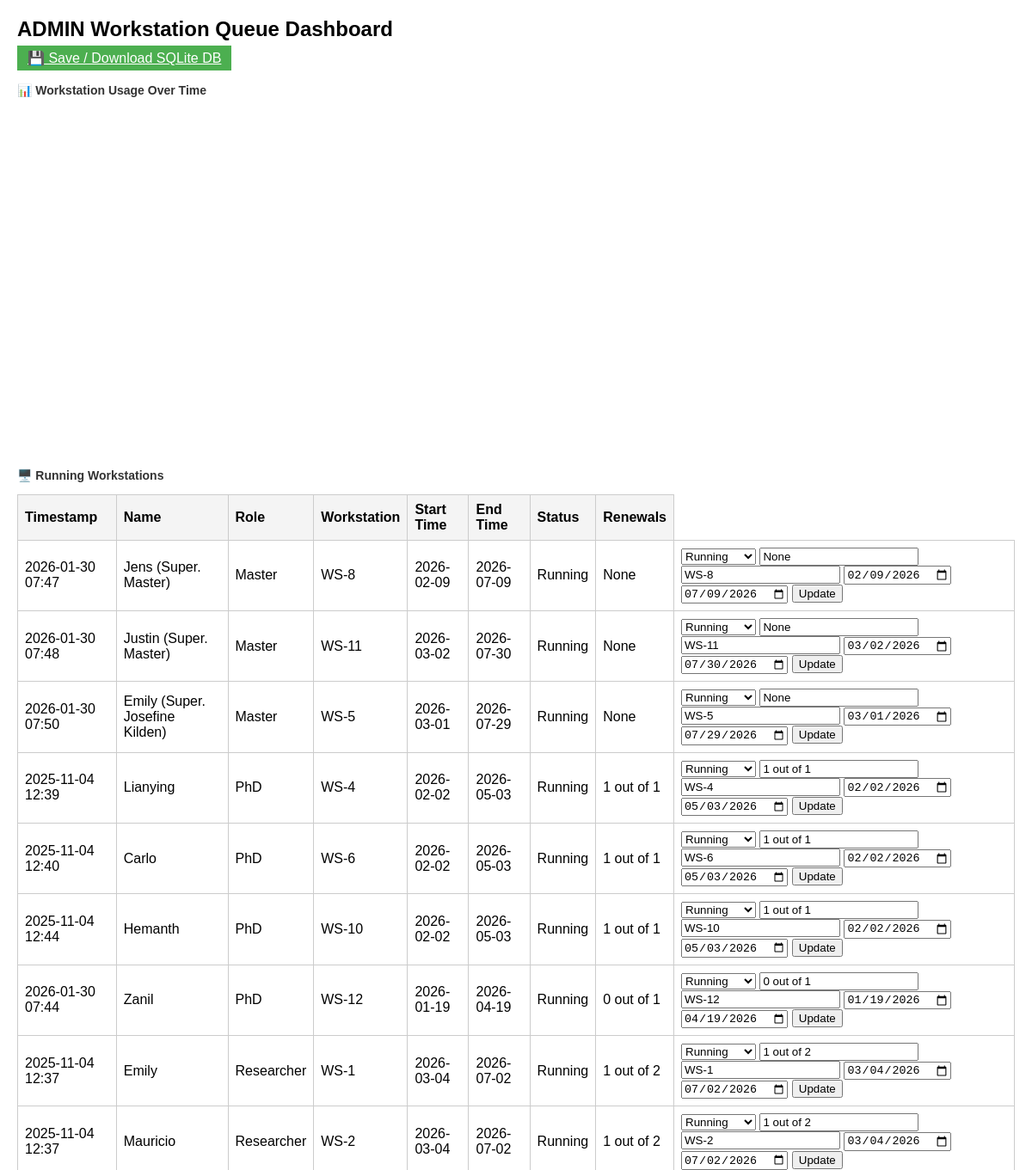
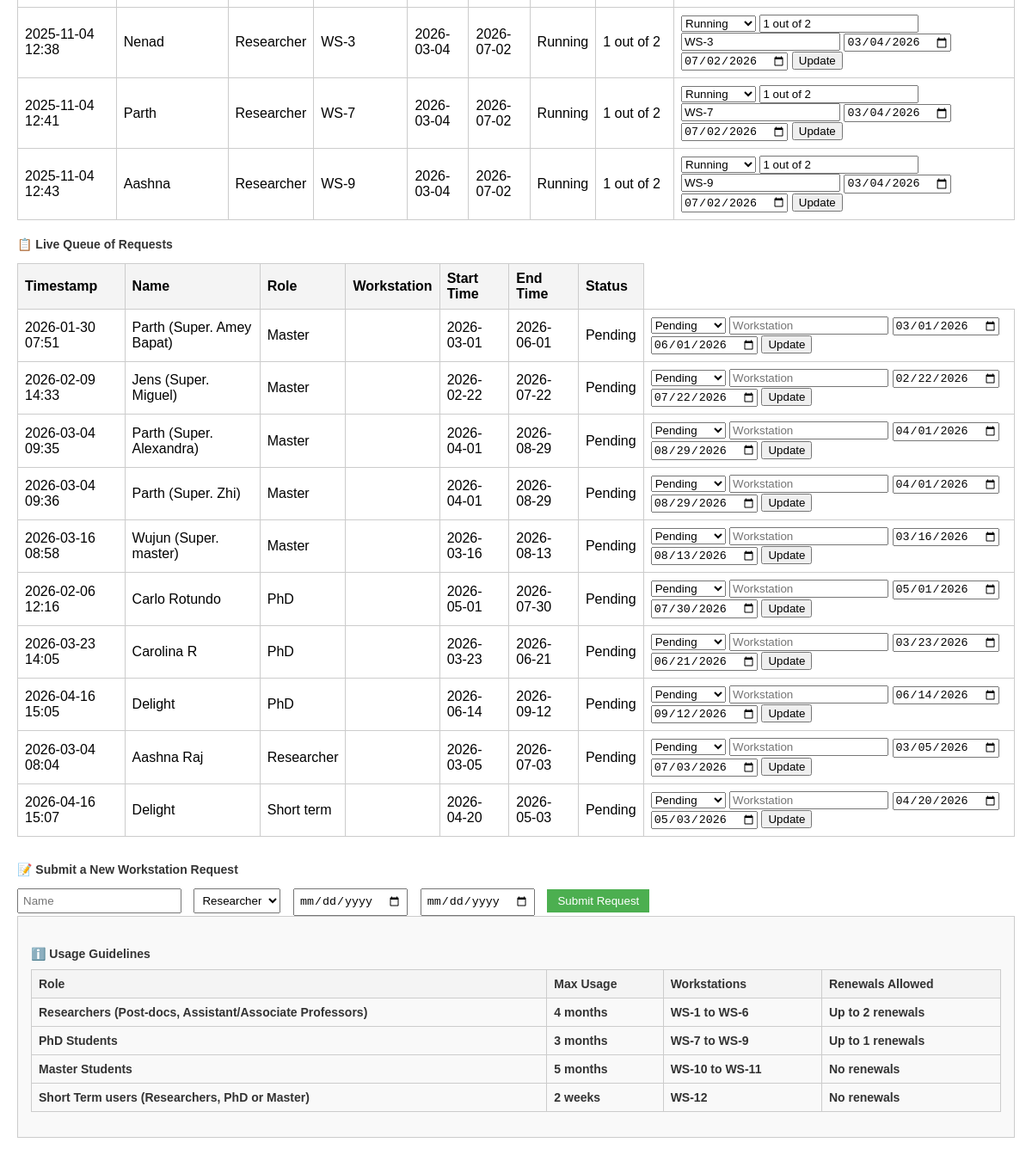
The page /admin (signed in) on the database its author committed (2 pictures, top to bottom).
### app.py (models this page shows)
class Request(db.Model):
    id = db.Column(db.Integer, primary_key=True)
    timestamp = db.Column(db.DateTime, default=datetime.utcnow)
    name = db.Column(db.String(100))
    role = db.Column(db.String(50))
    start_time = db.Column(db.String(50))
    end_time = db.Column(db.String(50))
    status = db.Column(db.String(50), default="Pending")
    workstation = db.Column(db.String(50))
    renewals = db.Column(db.Integer)

### app.py (the view)
@app.route('/admin')
@login_required
def admin_dashboard():
    print("Is user authenticated?", current_user.is_authenticated)
    print("Current user role:", current_user.role)
    if current_user.role != 'admin':
        return redirect(url_for('dashboard'))
    requests = Request.query.order_by(Request.timestamp.desc()).all()
    running_requests = (Request.query.filter_by(status='Running').order_by(Request.role.asc(),Request.timestamp.asc()).all())
    pending_requests = (Request.query.filter_by(status='Pending').order_by(Request.role.asc(),Request.timestamp.asc()).all())
    chart_data = []
    for req in requests:
        if req.status == 'Running':
            chart_data.append({
                "name": req.name or "",
                "workstation": req.workstation or "",
                "start": str(req.start_time),
                "end": str(req.end_time),
                "renewals": req.renewals or "",
                "color": "blue" if req.role == "PhD" else "orange" if req.role == "Master" else "green"
            })
    return render_template('admin_dashboard.html', requests=pending_requests , running_requests=running_requests,  chart_data=chart_data)

### app.py (called while the page is built)
@login_manager.user_loader
def load_user(user_id):
    return User.query.get(int(user_id))

### templates/admin_dashboard.html (shortened to what this page needs)
<!DOCTYPE html>
<html lang="en">
<head>
</head>
<body>
    <h1>ADMIN Workstation Queue Dashboard</h1>
    {% if current_user.is_authenticated and current_user.role == 'admin' %}
      <div style="margin: 10px 0;">
        <a class="submit-btn" href="{{ url_for('download_sqlite') }}">💾 Save / Download SQLite DB</a>
      </div>
    {% endif %}
    <h2>📊 Workstation Usage Over Time</h2>
    <div id="usageChart" style="width:100%;height:400px;"></div>
<h3>🖥️ Running Workstations</h3>
    <table>
        <tr><th>Timestamp</th><th>Name</th><th>Role</th><th>Workstation</th><th>Start Time</th><th>End Time</th><th>Status</th><th>Renewals</th></tr>
        {% for req in running_requests %}
        <tr>
            <td>{{ req.timestamp.strftime('%Y-%m-%d %H:%M') }}</td>
            <td>{{ req.name }}</td>
            <td>{{ req.role }}</td>
            <td>{{ req.workstation }}</td>
            <td>{{ req.start_time }}</td>
            <td>{{ req.end_time }}</td>
            <td>{{ req.status }}</td>
            <td>{{ req.renewals }}</td>
            <td>
               <form method="POST" action="/update_status/{{ req.id }}">
                                <select name="status">
                                    <option value="Running" {% if req.status == 'Running' %}selected{% endif %}>Running</option>
                                </select>
                                <input type="text" name="renewals" placeholder="Renewals" value="{{ req.renewals }}">
                                <input type="text" name="workstation" placeholder="Workstation" value="{{ req.workstation or '' }}">
                                <input type="date" name="start_time" placeholder="StartTime" value="{{ req.start_time }}">
                                <input type="date" name="end_time" placeholder="EndTime" value="{{ req.end_time }}">
                                <button type="submit">Update</button>
                </form>
            </td>
        </tr>
        {% endfor %}
    </table>
<h3>📋 Live Queue of Requests</h3>
<table>
<tr>
<th>Timestamp</th>
<th>Name</th>
<th>Role</th>
<th>Workstation</th>
<th>Start Time</th>
<th>End Time</th>
<th>Status</th>
</tr>
        {% for req in requests %}
        <tr>
            <td>{{ req.timestamp.strftime('%Y-%m-%d %H:%M') }}</td>
            <td>{{ req.name }}</td>
            <td>{{ req.role }}</td>
            <td>{{ req.workstation or '' }}</td>
            <td>{{ req.start_time }}</td>
            <td>{{ req.end_time }}</td>
            <td>{{ req.status }}</td>
            <td>
                <form method="POST" action="/update_status/{{ req.id }}">
                    <select name="status">
                        <option value="Pending" {% if req.status == 'Pending' %}selected{% endif %}>Pending</option>
                    </select>
                    <input type="text" name="workstation" placeholder="Workstation" value="{{ req.workstation or '' }}">
                    <input type="date" name="start_time" placeholder="StartTime" value="{{ req.start_time }}">
                    <input type="date" name="end_time" placeholder="EndTime" value="{{ req.end_time }}">
                    <button type="submit">Update</button>
                </form>
            </td>
        </tr>
        {% endfor %}
    </table>
<div class="form-section">
<h3>📝 Submit a New Workstation Request</h3>
<form id="requestForm">
<input name="name" placeholder="Name" required="" type="text"/>
<select name="role">
<option value="Researcher">Researcher</option>
</select>
<input name="startTime" required="" type="date"/>
<input name="endTime" required="" type="date"/>
<button class="submit-btn" type="submit">Submit Request</button>
</form>
</div>
<div style="background-color:#f9f9f9; padding:15px; border:1px solid #ccc; margin-bottom:20px;">
<h3>ℹ️ Usage Guidelines
<table border="1" style="width:100%; margin-top:10px; border-collapse:collapse;">
<thead>
<tr style="background-color:#f2f2f2;">
<th>Role</th>
<th>Max Usage</th>
<th>Workstations</th>
<th>Renewals Allowed</th>
</tr>
</thead>
<tbody>
<tr>
<td>Researchers (Post-docs, Assistant/Associate Professors)</td>
<td>4 months</td>
<td>WS-1 to WS-6</td>
<td>Up to 2 renewals</td>
</tr>
<tr>
<td>PhD Students</td>
<td>3 months</td>
<td>WS-7 to WS-9</td>
<td>Up to 1 renewals</td>
</tr>
<tr>
<td>Master Students</td>
<td>5 months</td>
<td>WS-10 to WS-11</td>
<td>No renewals</td>
</tr>
<tr>
<td>Short Term users (Researchers, PhD or Master)</td>
<td>2 weeks</td>
<td>WS-12</td>
<td>No renewals</td>
</tr>
</tbody>
</table>
</h3>
</body>
</html>

### templates/admin_dashboard.html (style rules this page uses)
body { font-family: Arial, sans-serif; margin: 20px; }
h1 { font-size: 24px; margin-bottom: 10px; }
h2, h3 { font-size: 14px; margin-top: 20px; color: #333; }
table { width: 100%; border-collapse: collapse; margin-top: 10px; }
th, td { border: 1px solid #ccc; padding: 8px; text-align: left; }
th { background-color: #f4f4f4; }
.form-section { margin-top: 30px; }
.form-section input, .form-section select { margin-right: 10px; padding: 5px; }
.submit-btn { padding: 6px 12px; background-color: #4CAF50; color: white; border: none; cursor: pointer; }

### rows shown on the page
Request: timestamp "2026-01-30 07:47", name "Jens (Super. Master)", role "Master", workstation "WS-8", start_time "2026-02-09", end_time "2026-07-09", status "Running", renewals "None", start_time "02/09/2026", end_time "07/09/2026"
Request: timestamp "2026-01-30 07:48", name "Justin (Super. Master)", role "Master", workstation "WS-11", start_time "2026-03-02", end_time "2026-07-30", status "Running", renewals "None", start_time "03/02/2026", end_time "07/30/2026"
Request: timestamp "2026-01-30 07:50", name "Emily (Super. Josefine Kilden)", role "Master", workstation "WS-5", start_time "2026-03-01", end_time "2026-07-29", status "Running", renewals "None", start_time "03/01/2026", end_time "07/29/2026"
Request: timestamp "2025-11-04 12:39", name "Lianying", role "PhD", workstation "WS-4", start_time "2026-02-02", end_time "2026-05-03", status "Running", renewals "1 out of 1", start_time "02/02/2026", end_time "05/03/2026"
Request: timestamp "2025-11-04 12:40", name "Carlo", role "PhD", workstation "WS-6", start_time "2026-02-02", end_time "2026-05-03", status "Running", renewals "1 out of 1", start_time "02/02/2026", end_time "05/03/2026"
Request: timestamp "2025-11-04 12:44", name "Hemanth", role "PhD", workstation "WS-10", start_time "2026-02-02", end_time "2026-05-03", status "Running", renewals "1 out of 1", start_time "02/02/2026", end_time "05/03/2026"
Request: timestamp "2026-01-30 07:44", name "Zanil", role "PhD", workstation "WS-12", start_time "2026-01-19", end_time "2026-04-19", status "Running", renewals "0 out of 1", start_time "01/19/2026", end_time "04/19/2026"
Request: timestamp "2025-11-04 12:37", name "Emily", role "Researcher", workstation "WS-1", start_time "2026-03-04", end_time "2026-07-02", status "Running", renewals "1 out of 2", start_time "03/04/2026", end_time "07/02/2026"
Request: timestamp "2025-11-04 12:37", name "Mauricio", role "Researcher", workstation "WS-2", start_time "2026-03-04", end_time "2026-07-02", status "Running", renewals "1 out of 2", start_time "03/04/2026", end_time "07/02/2026"
Request: timestamp "2025-11-04 12:38", name "Nenad", role "Researcher", workstation "WS-3", start_time "2026-03-04", end_time "2026-07-02", status "Running", renewals "1 out of 2", start_time "03/04/2026", end_time "07/02/2026"
Request: timestamp "2025-11-04 12:41", name "Parth", role "Researcher", workstation "WS-7", start_time "2026-03-04", end_time "2026-07-02", status "Running", renewals "1 out of 2", start_time "03/04/2026", end_time "07/02/2026"
Request: timestamp "2025-11-04 12:43", name "Aashna", role "Researcher", workstation "WS-9", start_time "2026-03-04", end_time "2026-07-02", status "Running", renewals "1 out of 2", start_time "03/04/2026", end_time "07/02/2026"
Request: timestamp "2026-01-30 07:51", name "Parth (Super. Amey Bapat)", role "Master", start_time "2026-03-01", end_time "2026-06-01", status "Pending", start_time "03/01/2026", end_time "06/01/2026"
Request: timestamp "2026-02-09 14:33", name "Jens (Super. Miguel)", role "Master", start_time "2026-02-22", end_time "2026-07-22", status "Pending", start_time "02/22/2026", end_time "07/22/2026"
Request: timestamp "2026-03-04 09:35", name "Parth (Super. Alexandra)", role "Master", start_time "2026-04-01", end_time "2026-08-29", status "Pending", start_time "04/01/2026", end_time "08/29/2026"
Request: timestamp "2026-03-04 09:36", name "Parth (Super. Zhi)", role "Master", start_time "2026-04-01", end_time "2026-08-29", status "Pending", start_time "04/01/2026", end_time "08/29/2026"
Request: timestamp "2026-03-16 08:58", name "Wujun (Super. master)", role "Master", start_time "2026-03-16", end_time "2026-08-13", status "Pending", start_time "03/16/2026", end_time "08/13/2026"
Request: timestamp "2026-02-06 12:16", name "Carlo Rotundo", role "PhD", start_time "2026-05-01", end_time "2026-07-30", status "Pending", start_time "05/01/2026", end_time "07/30/2026"
Request: timestamp "2026-03-23 14:05", name "Carolina R", role "PhD", start_time "2026-03-23", end_time "2026-06-21", status "Pending", start_time "03/23/2026", end_time "06/21/2026"
Request: timestamp "2026-04-16 15:05", name "Delight", role "PhD", start_time "2026-06-14", end_time "2026-09-12", status "Pending", start_time "06/14/2026", end_time "09/12/2026"
Request: timestamp "2026-03-04 08:04", name "Aashna Raj", role "Researcher", start_time "2026-03-05", end_time "2026-07-03", status "Pending", start_time "03/05/2026", end_time "07/03/2026"
Request: timestamp "2026-04-16 15:07", name "Delight", role "Short term", start_time "2026-04-20", end_time "2026-05-03", status "Pending", start_time "04/20/2026", end_time "05/03/2026"
